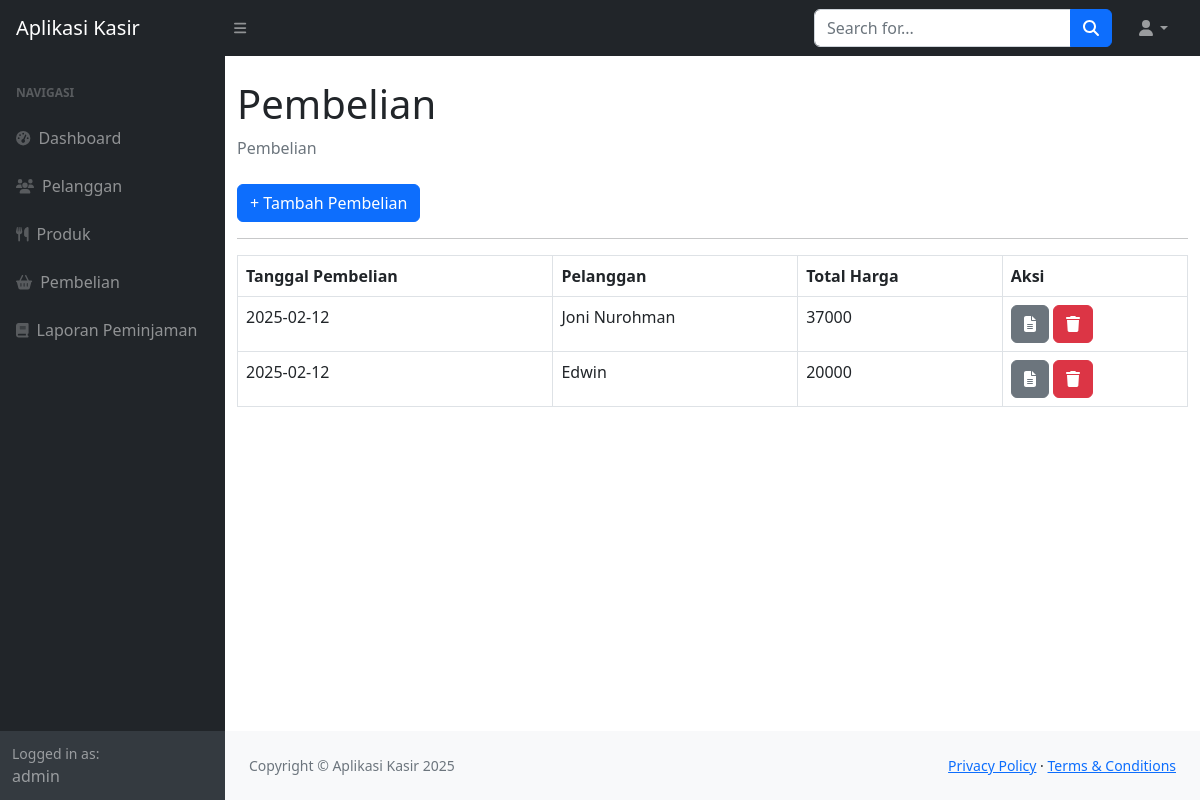
/index.php?page=pembelian (signed in), run on the app's committed database.
### tables this page shows
CREATE TABLE `penjualan` (
  `id_penjualan` int(11) NOT NULL,
  `tanggal_penjualan` date DEFAULT NULL,
  `total_harga` int(11) DEFAULT NULL,
  `id_pelanggan` int(11) DEFAULT NULL
);

CREATE TABLE `pelanggan` (
  `id_pelanggan` int(11) NOT NULL,
  `nama_pelanggan` varchar(255) DEFAULT NULL,
  `alamat` text DEFAULT NULL,
  `no_telepon` varchar(255) DEFAULT NULL
);

### pembelian.php (the view)
<div class="container-fluid">
                        <h1 class="mt-4">Pembelian</h1>
                        <ol class="breadcrumb mb-4">
                            <li class="breadcrumb-item active">Pembelian</li>
                        </ol>
                        <a href="?page=pembelian_tambah" class="btn btn-primary">+ Tambah Pembelian</a>
                        <hr>
                        <table class="table table-bordered">
                            <tr>
                                <th>Tanggal Pembelian</th>
                                <th>Pelanggan</th>
                                <th>Total Harga</th>
                                <th>Aksi</th>
                            </tr>
                            <?php
                                $query = mysqli_query($koneksi,"SELECT*FROM penjualan LEFT JOIN pelanggan on pelanggan.id_pelanggan = penjualan.id_pelanggan");
                                while($data = mysqli_fetch_array($query)) {
                                    ?>
                                    <tr>
                                        <td><?php echo $data['tanggal_penjualan'];?></td>
                                        <td><?php echo $data['nama_pelanggan'];?></td>
                                        <td><?php echo $data['total_harga'];?></td>
                                        <td>
                                            <a href="?page=penjualan_detail&&id=<?php echo $data['id_penjualan'];?>" class="btn btn-secondary"title="Detail"><i class="fa fa-file-text"></i></a>
                                            <a href="?page=penjualan_hapus&&id=<?php echo $data['id_penjualan'];?>" class="btn btn-danger" title="Hapus"><i class="fa fa-trash"></i></a>
                                        </td>
                                    </tr>
                                    <?php
                                }
                            ?>
                        </table>
                    </div>

### data on the page
penjualan: tanggal_penjualan "2025-02-12", id_pelanggan.nama_pelanggan "Joni Nurohman", total_harga "37000"
penjualan: tanggal_penjualan "2025-02-12", id_pelanggan.nama_pelanggan "Edwin", total_harga "20000"

### other printed values
$_SESSION['user']['nama'] "admin"
